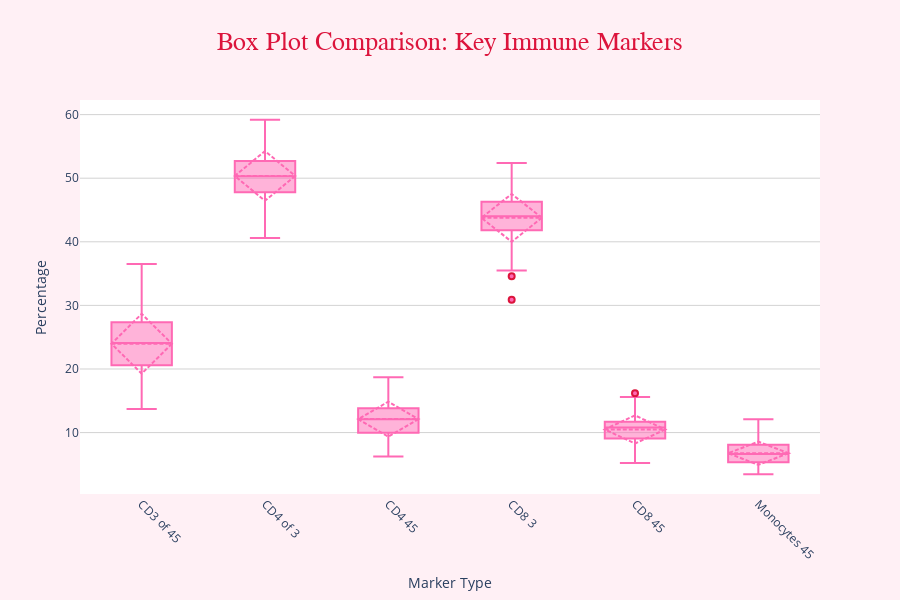

The code cell stored with this chart in its notebook:
### Markdown cell above
## boxplots!!

### Code cell
if df is not None and len(numeric_cols) > 0:
    key_markers = [col for col in tv7_cols if any(x in col for x in ['CD3', 'CD4', 'CD8', 'Monocytes'])][:6]
    
    fig = go.Figure()
    
    for idx, col in enumerate(key_markers):
        fig.add_trace(go.Box(
            y=df[col].dropna(),
            name=col.replace('TV7_Per_', '').replace('_', ' '),
            marker_color=COLORS['primary'],
            marker_line_color=COLORS['accent'],
            marker_line_width=2,
            boxmean='sd'
        ))
    
    fig.update_layout(
        title={
            'text': 'Box Plot Comparison: Key Immune Markers',
            'font': {'size': 26, 'color': COLORS['accent'], 'family': 'Arial Black'},
            'x': 0.5,
            'xanchor': 'center'
        },
        yaxis_title='Percentage',
        xaxis_title='Marker Type',
        height=600,
        plot_bgcolor='white',
        paper_bgcolor=COLORS['background'],
        showlegend=False
    )
    
    fig.update_xaxes(tickangle=45, showgrid=False)
    fig.update_yaxes(showgrid=True, gridcolor='lightgray')
    
    fig.write_html(f"{output_dir}/slide4_boxplots.html")
    fig.show()
